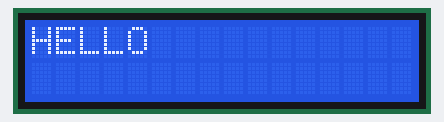
The sketch below on a simulated Arduino Uno, built with avr-gcc and run on an emulated ATmega328P. Parts: 16×2 character LCD.

Above: at 0.1 s.
At 1.1 s:
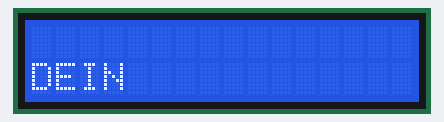

Measured:
- what the display in image 1 shows lasts 1.0 s, from 1.1 s to 2.1 s

The sketch:

10LCM1602_2.ino
```cpp
/*
 * Generated using BlocklyDuino:
 *
 * https://github.com/MediaTek-Labs/BlocklyDuino-for-LinkIt
 *
 * Date: Mon, 11 Oct 2021 05:14:04 GMT
 */
/*  部份程式由吉哥積木產生  */
/*  https://sites.google.com/jes.mlc.edu.tw/ljj/linkit7697  */
#include <LiquidCrystal_I2C.h>
LiquidCrystal_I2C lcd_i2c(0x27);

void setup()
{
  lcd_i2c.begin(16, 2);
  lcd_i2c.backlight();
}


void loop()
{
  // 0行就是第1行；0列就是第1列。
  // 直行橫列。
  lcd_i2c.setCursor(0,0);
  lcd_i2c.print("HELLO");
  delay(1000);
  lcd_i2c.clear();
  lcd_i2c.setCursor(0,1);
  lcd_i2c.print("DEIN");
  delay(1000);
  lcd_i2c.clear();
}
```
